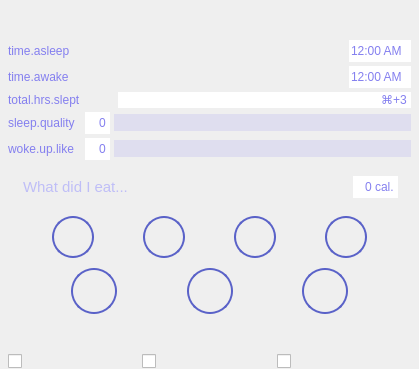
      <widget class="QWidget" name="bds_page">
       <layout class="QGridLayout" name="gridLayout_75">
        <property name="leftMargin">
         <number>8</number>
        </property>
        <property name="topMargin">
         <number>0</number>
        </property>
        <property name="rightMargin">
         <number>8</number>
        </property>
        <property name="bottomMargin">
         <number>0</number>
        </property>
        <property name="spacing">
         <number>0</number>
        </property>
        <item row="0" column="0">
         <widget class="QFrame" name="mainframe">
          <property name="minimumSize">
           <size>
            <width>245</width>
            <height>0</height>
           </size>
          </property>
          <layout class="QVBoxLayout" name="verticalLayout">
           <property name="spacing">
            <number>0</number>
           </property>
           <property name="leftMargin">
            <number>0</number>
           </property>
           <property name="topMargin">
            <number>0</number>
           </property>
           <property name="rightMargin">
            <number>0</number>
           </property>
           <property name="bottomMargin">
            <number>0</number>
           </property>
           <item>
            <widget class="QFrame" name="frame_3">
             <property name="sizePolicy">
              <sizepolicy hsizetype="Preferred" vsizetype="Preferred">
               <horstretch>0</horstretch>
               <verstretch>0</verstretch>
              </sizepolicy>
             </property>
             <layout class="QGridLayout" name="gridLayout_9">
              <property name="leftMargin">
               <number>0</number>
              </property>
              <property name="topMargin">
               <number>0</number>
              </property>
              <property name="rightMargin">
               <number>0</number>
              </property>
              <property name="bottomMargin">
               <number>0</number>
              </property>
              <property name="spacing">
               <number>4</number>
              </property>
              <item row="3" column="0">
               <widget class="QLabel" name="label_3">
                <property name="styleSheet">
                 <string notr="true">
/* ///////////////////////////////////////////////////////////////
QLabel
/////////////////////////////////////////////////////////////// */
QLabel {
font-weight:300;
	color: rgb(132, 127, 239);
}
QLabel:hover {
	color: rgb(162, 157, 255);
}
</string>
                </property>
                <property name="text">
                 <string>total.hrs.slept</string>
                </property>
               </widget>
              </item>
              <item row="5" column="1">
               <widget class="QSpinBox" name="woke_up_like">
                <property name="styleSheet">
                 <string notr="true">
/* ///////////////////////////////////////////////////////////////
QSpinBox
/////////////////////////////////////////////////////////////// */
QSpinBox {color:rgb(132,127,239);}
QSpinBox:hover {color: rgb(192,187,255);}
QSpinBox:focus {color: rgb(162,157,255);}
</string>
                </property>
                <property name="frame">
                 <bool>false</bool>
                </property>
                <property name="alignment">
                 <set>Qt::AlignRight|Qt::AlignTrailing|Qt::AlignVCenter</set>
                </property>
                <property name="buttonSymbols">
                 <enum>QAbstractSpinBox::NoButtons</enum>
                </property>
                <property name="suffix">
                 <string/>
                </property>
                <property name="minimum">
                 <number>0</number>
                </property>
                <property name="maximum">
                 <number>10</number>
                </property>
               </widget>
              </item>
              <item row="5" column="0">
               <widget class="QLabel" name="woke_like_lbl">
                <property name="styleSheet">
                 <string notr="true">
/* ///////////////////////////////////////////////////////////////
QLabel
/////////////////////////////////////////////////////////////// */
QLabel {
font-weight:300;
	color: rgb(132, 127, 239);
}
QLabel:hover {
	color: rgb(162, 157, 255);
}
</string>
                </property>
                <property name="text">
                 <string>woke.up.like</string>
                </property>
               </widget>
              </item>
              <item row="4" column="2" colspan="2">
               <widget class="QSlider" name="sleep_quality_slider">
                <property name="minimumSize">
                 <size>
                  <width>0</width>
                  <height>17</height>
                 </size>
                </property>
                <property name="styleSheet">
                 <string notr="true">
    /* ///////////////////////////////////////////////////////////////
    QSlider Colors
    /////////////////////////////////////////////////////////////// */
    
    QSlider::handle:horizontal {background:rgb(132,127,239);}
    QSlider::handle:horizontal:hover {background:rgb(162,157,255);}
    QSlider::handle:horizontal:pressed {background:rgb(112,107,219);}
    QSlider::groove:horizontal:hover {background:rgba(132,127,239,0.35);}
    QSlider::groove:horizontal {background:rgba(132,127,239,0.15);}

    </string>
                </property>
                <property name="maximum">
                 <number>10</number>
                </property>
                <property name="orientation">
                 <enum>Qt::Horizontal</enum>
                </property>
               </widget>
              </item>
              <item row="2" column="0">
               <widget class="QLabel" name="label_2">
                <property name="styleSheet">
                 <string notr="true">
/* ///////////////////////////////////////////////////////////////
QLabel
/////////////////////////////////////////////////////////////// */
QLabel {
font-weight:300;
	color: rgb(132, 127, 239);
}
QLabel:hover {
	color: rgb(162, 157, 255);
}
</string>
                </property>
                <property name="text">
                 <string>time.awake</string>
                </property>
               </widget>
              </item>
              <item row="4" column="1">
               <widget class="QSpinBox" name="sleep_quality">
                <property name="styleSheet">
                 <string notr="true">
/* ///////////////////////////////////////////////////////////////
QSpinBox
/////////////////////////////////////////////////////////////// */
QSpinBox {color:rgb(132,127,239);}
QSpinBox:hover {color: rgb(192,187,255);}
QSpinBox:focus {color: rgb(162,157,255);}
</string>
                </property>
                <property name="frame">
                 <bool>false</bool>
                </property>
                <property name="alignment">
                 <set>Qt::AlignRight|Qt::AlignTrailing|Qt::AlignVCenter</set>
                </property>
                <property name="buttonSymbols">
                 <enum>QAbstractSpinBox::NoButtons</enum>
                </property>
                <property name="suffix">
                 <string/>
                </property>
                <property name="minimum">
                 <number>0</number>
                </property>
                <property name="maximum">
                 <number>10</number>
                </property>
               </widget>
              </item>
              <item row="5" column="2" colspan="2">
               <widget class="QSlider" name="woke_up_like_slider">
                <property name="minimumSize">
                 <size>
                  <width>0</width>
                  <height>17</height>
                 </size>
                </property>
                <property name="styleSheet">
                 <string notr="true">
    /* ///////////////////////////////////////////////////////////////
    QSlider Colors
    /////////////////////////////////////////////////////////////// */
    
    QSlider::handle:horizontal {background:rgb(132,127,239);}
    QSlider::handle:horizontal:hover {background:rgb(162,157,255);}
    QSlider::handle:horizontal:pressed {background:rgb(112,107,219);}
    QSlider::groove:horizontal:hover {background:rgba(132,127,239,0.35);}
    QSlider::groove:horizontal {background:rgba(132,127,239,0.15);}

    </string>
                </property>
                <property name="maximum">
                 <number>10</number>
                </property>
                <property name="orientation">
                 <enum>Qt::Horizontal</enum>
                </property>
               </widget>
              </item>
              <item row="1" column="0">
               <widget class="QLabel" name="label">
                <property name="styleSheet">
                 <string notr="true">
/* ///////////////////////////////////////////////////////////////
QLabel
/////////////////////////////////////////////////////////////// */
QLabel {
font-weight:300;
	color: rgb(132, 127, 239);
}
QLabel:hover {
	color: rgb(162, 157, 255);
}
</string>
                </property>
                <property name="text">
                 <string>time.asleep</string>
                </property>
               </widget>
              </item>
              <item row="2" column="3" alignment="Qt::AlignRight">
               <widget class="QTimeEdit" name="time_awake">
                <property name="styleSheet">
                 <string notr="true">
/* ///////////////////////////////////////////////////////////////
QTimeEdit
/////////////////////////////////////////////////////////////// */
QTimeEdit {color:rgb(132,127,239);}
QTimeEdit:hover {color: rgb(152,147,255);}
QTimeEdit:focus {color: rgb(172,167,255);}
</string>
                </property>
                <property name="frame">
                 <bool>false</bool>
                </property>
                <property name="alignment">
                 <set>Qt::AlignLeading|Qt::AlignLeft|Qt::AlignVCenter</set>
                </property>
                <property name="buttonSymbols">
                 <enum>QAbstractSpinBox::NoButtons</enum>
                </property>
                <property name="displayFormat">
                 <string>hh:mm AP</string>
                </property>
               </widget>
              </item>
              <item row="4" column="0">
               <widget class="QLabel" name="sleep_quality_lbl">
                <property name="styleSheet">
                 <string notr="true">
/* ///////////////////////////////////////////////////////////////
QLabel
/////////////////////////////////////////////////////////////// */
QLabel {
font-weight:300;
	color: rgb(132, 127, 239);
}
QLabel:hover {
	color: rgb(162, 157, 255);
}
</string>
                </property>
                <property name="text">
                 <string>sleep.quality</string>
                </property>
               </widget>
              </item>
              <item row="3" column="3">
               <widget class="QLineEdit" name="total_hours_slept">
                <property name="styleSheet">
                 <string notr="true">
/* ///////////////////////////////////////////////////////////////
QTimeEdit
/////////////////////////////////////////////////////////////// */
QLineEdit {color:rgb(132,127,239);border:none;}
QLineEdit:hover {color: rgb(152,147,255);border:none;}
QLineEdit:focus {color: rgb(172,167,255);border:none;}
</string>
                </property>
                <property name="text">
                 <string>⌘+3</string>
                </property>
                <property name="frame">
                 <bool>false</bool>
                </property>
                <property name="alignment">
                 <set>Qt::AlignRight|Qt::AlignTrailing|Qt::AlignVCenter</set>
                </property>
                <property name="placeholderText">
                 <string>press opt+H to get total hours.</string>
                </property>
               </widget>
              </item>
              <item row="1" column="3" alignment="Qt::AlignRight">
               <widget class="QTimeEdit" name="time_asleep">
                <property name="styleSheet">
                 <string notr="true">
/* ///////////////////////////////////////////////////////////////
QTimeEdit
/////////////////////////////////////////////////////////////// */
QTimeEdit {color:rgb(132,127,239);}
QTimeEdit:hover {color: rgb(152,147,255);}
QTimeEdit:focus {color: rgb(172,167,255);}
</string>
                </property>
                <property name="frame">
                 <bool>false</bool>
                </property>
                <property name="alignment">
                 <set>Qt::AlignLeading|Qt::AlignLeft|Qt::AlignVCenter</set>
                </property>
                <property name="buttonSymbols">
                 <enum>QAbstractSpinBox::NoButtons</enum>
                </property>
                <property name="displayFormat">
                 <string>hh:mm AP</string>
                </property>
               </widget>
              </item>
              <item row="0" column="0" colspan="4">
               <spacer name="verticalSpacer_2">
                <property name="orientation">
                 <enum>Qt::Vertical</enum>
                </property>
                <property name="sizeHint" stdset="0">
                 <size>
                  <width>20</width>
                  <height>40</height>
                 </size>
                </property>
               </spacer>
              </item>
             </layout>
            </widget>
           </item>
           <item>
            <widget class="QFrame" name="diet_input_frame">
             <layout class="QGridLayout" name="gridLayout_12">
              <property name="leftMargin">
               <number>4</number>
              </property>
              <property name="topMargin">
               <number>4</number>
              </property>
              <property name="rightMargin">
               <number>4</number>
              </property>
              <property name="bottomMargin">
               <number>0</number>
              </property>
              <property name="horizontalSpacing">
               <number>0</number>
              </property>
              <item row="2" column="0" colspan="3">
               <widget class="QFrame" name="frame_4">
                <property name="styleSheet">
                 <string notr="true">QFrame {background: transparent;}
QPushButton {
padding:4px;
border-radius:21px;
border:2px solid rgb(90,98,200);
background:transparent;
min-width:30px;
max-width:30px;
min-height:30px;
max-height:30px;
}
QPushButton:hover {
margin-top:1px;border-radius:20px;
margin-left:2px;
border:2px solid rgb(130,138,240);
}

QPushButton:pressed {
	margin-top:2px;border-radius:20px;
	margin-left:0px;border:2px solid rgb(127, 135, 182);
}</string>
                </property>
                <layout class="QGridLayout" name="gridLayout_10">
                 <property name="leftMargin">
                  <number>0</number>
                 </property>
                 <property name="topMargin">
                  <number>0</number>
                 </property>
                 <property name="rightMargin">
                  <number>0</number>
                 </property>
                 <property name="bottomMargin">
                  <number>4</number>
                 </property>
                 <property name="horizontalSpacing">
                  <number>9</number>
                 </property>
                 <property name="verticalSpacing">
                  <number>0</number>
                 </property>
                 <item row="0" column="1">
                  <widget class="QPushButton" name="eight_ounce_cup">
                   <property name="styleSheet">
                    <string notr="true">QPushButton {
image: url(:/newPrefix/waterBottles/8ozWaterBottle.png);
}
QPushButton:hover {
image:url(:/newPrefix/waterBottles/8Ozhover.png);
}
QPushButton:pressed {
image:url(:/newPrefix/waterBottles/8ozWaterPressed.png);
}</string>
                   </property>
                   <property name="text">
                    <string/>
                   </property>
                  </widget>
                 </item>
                 <item row="0" column="7">
                  <widget class="QPushButton" name="thirty_two_ounce_cup">
                   <property name="styleSheet">
                    <string notr="true">QPushButton {
	image: url(:/newPrefix/waterBottles/32oz.png);

}
QPushButton:hover {
	image: url(:/newPrefix/waterBottles/32ozhover.png);}

QPushButton:pressed {
	image: url(:/newPrefix/waterBottles/32ozpresss.png);}</string>
                   </property>
                   <property name="text">
                    <string/>
                   </property>
                  </widget>
                 </item>
                 <item row="0" column="4">
                  <spacer name="xx_11">
                   <property name="orientation">
                    <enum>Qt::Horizontal</enum>
                   </property>
                   <property name="sizeHint" stdset="0">
                    <size>
                     <width>40</width>
                     <height>20</height>
                    </size>
                   </property>
                  </spacer>
                 </item>
                 <item row="0" column="6">
                  <spacer name="xx_12">
                   <property name="orientation">
                    <enum>Qt::Horizontal</enum>
                   </property>
                   <property name="sizeHint" stdset="0">
                    <size>
                     <width>40</width>
                     <height>20</height>
                    </size>
                   </property>
                  </spacer>
                 </item>
                 <item row="0" column="2">
                  <spacer name="xx_10">
                   <property name="orientation">
                    <enum>Qt::Horizontal</enum>
                   </property>
                   <property name="sizeHint" stdset="0">
                    <size>
                     <width>40</width>
                     <height>20</height>
                    </size>
                   </property>
                  </spacer>
                 </item>
                 <item row="0" column="3">
                  <widget class="QPushButton" name="sixteen_ounce_cup">
                   <property name="styleSheet">
                    <string notr="true">QPushButton {
image: url(:/newPrefix/waterBottles/16ozWaterbottle.png);

}
QPushButton:hover {image: url(:/newPrefix/waterBottles/16ozHover.png);}

QPushButton:pressed {image: url(:/newPrefix/waterBottles/16ozPressed.png);}</string>
                   </property>
                   <property name="text">
                    <string/>
                   </property>
                  </widget>
                 </item>
                 <item row="0" column="8">
                  <spacer name="xx_14">
                   <property name="orientation">
                    <enum>Qt::Horizontal</enum>
                   </property>
                   <property name="sizeHint" stdset="0">
                    <size>
                     <width>40</width>
                     <height>20</height>
                    </size>
                   </property>
                  </spacer>
                 </item>
                 <item row="0" column="5">
                  <widget class="QPushButton" name="twenty_four_ounce_cup">
                   <property name="styleSheet">
                    <string notr="true">QPushButton {
	image: url(:/newPrefix/waterBottles/24ox.png);

}
QPushButton:hover {image: url(:/newPrefix/waterBottles/24oxhober.png);}

QPushButton:pressed {image: url(:/newPrefix/waterBottles/24oxpress.png);}</string>
                   </property>
                   <property name="text">
                    <string/>
                   </property>
                  </widget>
                 </item>
                 <item row="0" column="0">
                  <spacer name="xx_15">
                   <property name="orientation">
                    <enum>Qt::Horizontal</enum>
                   </property>
                   <property name="sizeHint" stdset="0">
                    <size>
                     <width>40</width>
                     <height>20</height>
                    </size>
                   </property>
                  </spacer>
                 </item>
                </layout>
               </widget>
              </item>
              <item row="1" column="0">
               <widget class="QFrame" name="frame">
                <layout class="QHBoxLayout" name="horizontalLayout_6">
                 <item>
                  <widget class="QLineEdit" name="food_eaten">
                   <property name="minimumSize">
                    <size>
                     <width>155</width>
                     <height>0</height>
                    </size>
                   </property>
                   <property name="toolTip">
                    <string>Input food eaten or shake drank!</string>
                   </property>
                   <property name="styleSheet">
                    <string notr="true">QLineEdit {
    border:none;	font-size:11pt;
font-weight:12;
	color:rgb(144, 141, 255);
    background: transparent;
margin-top:4px;
margin-bottom:4px;
}
QLineEdit:hover {
border:none;
}
QLineEdit:focus {
border:none;
}
</string>
                   </property>
                   <property name="frame">
                    <bool>false</bool>
                   </property>
                   <property name="placeholderText">
                    <string>What did I eat...</string>
                   </property>
                   <property name="clearButtonEnabled">
                    <bool>true</bool>
                   </property>
                  </widget>
                 </item>
                 <item>
                  <widget class="QSpinBox" name="calories">
                   <property name="maximumSize">
                    <size>
                     <width>45</width>
                     <height>16777215</height>
                    </size>
                   </property>
                   <property name="styleSheet">
                    <string notr="true">
/* ///////////////////////////////////////////////////////////////
QTimeEdit
/////////////////////////////////////////////////////////////// */
QSpinBox {color:rgb(132,127,239);}
QSpinBox:hover {color: rgb(152,147,255);}
QSpinBox:focus {color: rgb(172,167,255);}
</string>
                   </property>
                   <property name="frame">
                    <bool>false</bool>
                   </property>
                   <property name="alignment">
                    <set>Qt::AlignRight|Qt::AlignTrailing|Qt::AlignVCenter</set>
                   </property>
                   <property name="buttonSymbols">
                    <enum>QAbstractSpinBox::NoButtons</enum>
                   </property>
                   <property name="suffix">
                    <string> cal.</string>
                   </property>
                   <property name="maximum">
                    <number>2000</number>
                   </property>
                   <property name="singleStep">
                    <number>10</number>
                   </property>
                  </widget>
                 </item>
                </layout>
               </widget>
              </item>
             </layout>
            </widget>
           </item>
           <item>
            <widget class="QFrame" name="commit_container">
             <property name="styleSheet">
              <string notr="true">QPushButton {
color:rgb(90,98,200);
font-weight:bold;
font-size:8pt;
border-radius: 23px;
padding: 6px;
min-width: 30px;
max-width: 30px;
min-height: 30px;
max-height: 30px;
border:2px solid rgb(90,98,200);
}

QPushButton:hover {
border-radius: 22px;
color: rgb(62, 59, 120);
margin-top:1px;
margin-left:1px;
border-color:rgb(120,128,230);
background-color: rgb(120,128,230);
}

QPushButton:pressed {
color: transparent;
margin: 0px;
padding:0px;
border-color:rgb(90,98,200);
background-color: rgb(90,98,200);
/*background-color: rgb(40,48,150);*/
}        </string>
             </property>
             <layout class="QGridLayout" name="gridLayout_56">
              <property name="leftMargin">
               <number>0</number>
              </property>
              <property name="topMargin">
               <number>0</number>
              </property>
              <property name="rightMargin">
               <number>0</number>
              </property>
              <property name="bottomMargin">
               <number>0</number>
              </property>
              <item row="1" column="1">
               <widget class="QPushButton" name="shower_c">
                <property name="styleSheet">
                 <string notr="true">QPushButton {
image:url(:/newPrefix/blueShowerhead.png);

}

QPushButton:hover {

image:url(:/newPrefix/Mac App icon 30.png);
}

</string>
                </property>
                <property name="text">
                 <string/>
                </property>
                <property name="iconSize">
                 <size>
                  <width>24</width>
                  <height>24</height>
                 </size>
                </property>
                <property name="checkable">
                 <bool>false</bool>
                </property>
                <property name="flat">
                 <bool>true</bool>
                </property>
               </widget>
              </item>
              <item row="0" column="3" rowspan="2">
               <spacer name="xx_8">
                <property name="orientation">
                 <enum>Qt::Horizontal</enum>
                </property>
                <property name="sizeHint" stdset="0">
                 <size>
                  <width>40</width>
                  <height>20</height>
                 </size>
                </property>
               </spacer>
              </item>
              <item row="0" column="5" rowspan="2">
               <spacer name="xx_5">
                <property name="orientation">
                 <enum>Qt::Horizontal</enum>
                </property>
                <property name="sizeHint" stdset="0">
                 <size>
                  <width>40</width>
                  <height>20</height>
                 </size>
                </property>
               </spacer>
              </item>
              <item row="0" column="7" rowspan="2">
               <spacer name="xx_13">
                <property name="orientation">
                 <enum>Qt::Horizontal</enum>
                </property>
                <property name="sizeHint" stdset="0">
                 <size>
                  <width>40</width>
                  <height>20</height>
                 </size>
                </property>
               </spacer>
              </item>
              <item row="1" column="6">
               <widget class="QPushButton" name="yoga_commit">
                <property name="styleSheet">
                 <string notr="true">QPushButton {
	image: url(:/newPrefix/blueYogai.png);

}

QPushButton:hover {

	image: url(:/newPrefix/basics2Wh.png);


}
</string>
                </property>
                <property name="text">
                 <string/>
                </property>
                <property name="iconSize">
                 <size>
                  <width>24</width>
                  <height>24</height>
                 </size>
                </property>
                <property name="checkable">
                 <bool>false</bool>
                </property>
                <property name="flat">
                 <bool>true</bool>
                </property>
               </widget>
              </item>
              <item row="0" column="0" rowspan="2">
               <spacer name="xx_9">
                <property name="orientation">
                 <enum>Qt::Horizontal</enum>
                </property>
                <property name="sizeHint" stdset="0">
                 <size>
                  <width>40</width>
                  <height>20</height>
                 </size>
                </property>
               </spacer>
              </item>
              <item row="1" column="4">
               <widget class="QPushButton" name="teeth_commit">
                <property name="styleSheet">
                 <string notr="true">
QPushButton {
image:url(:/newPrefix/blueteeth.png);
}

QPushButton:hover {
image:url(:/newPrefix/teethPressed.png);}
</string>
                </property>
                <property name="text">
                 <string/>
                </property>
                <property name="iconSize">
                 <size>
                  <width>24</width>
                  <height>24</height>
                 </size>
                </property>
                <property name="checkable">
                 <bool>false</bool>
                </property>
                <property name="flat">
                 <bool>true</bool>
                </property>
               </widget>
              </item>
              <item row="2" column="4">
               <spacer name="verticalSpacer">
                <property name="orientation">
                 <enum>Qt::Vertical</enum>
                </property>
                <property name="sizeHint" stdset="0">
                 <size>
                  <width>20</width>
                  <height>40</height>
                 </size>
                </property>
               </spacer>
              </item>
             </layout>
            </widget>
           </item>
           <item>
            <widget class="QFrame" name="hide_check_frame">
             <layout class="QHBoxLayout" name="horizontalLayout_2">
              <property name="spacing">
               <number>0</number>
              </property>
              <property name="leftMargin">
               <number>0</number>
              </property>
              <property name="topMargin">
               <number>0</number>
              </property>
              <property name="rightMargin">
               <number>0</number>
              </property>
              <property name="bottomMargin">
               <number>0</number>
              </property>
              <item>
               <widget class="QCheckBox" name="shower_check">
                <property name="text">
                 <string/>
                </property>
               </widget>
              </item>
              <item>
               <widget class="QCheckBox" name="tooth_check">
                <property name="text">
                 <string/>
                </property>
               </widget>
              </item>
              <item>
               <widget class="QCheckBox" name="exerc_check">
                <property name="text">
                 <string/>
                </property>
               </widget>
              </item>
             </layout>
            </widget>
           </item>
          </layout>
         </widget>
        </item>
       </layout>
      </widget>
